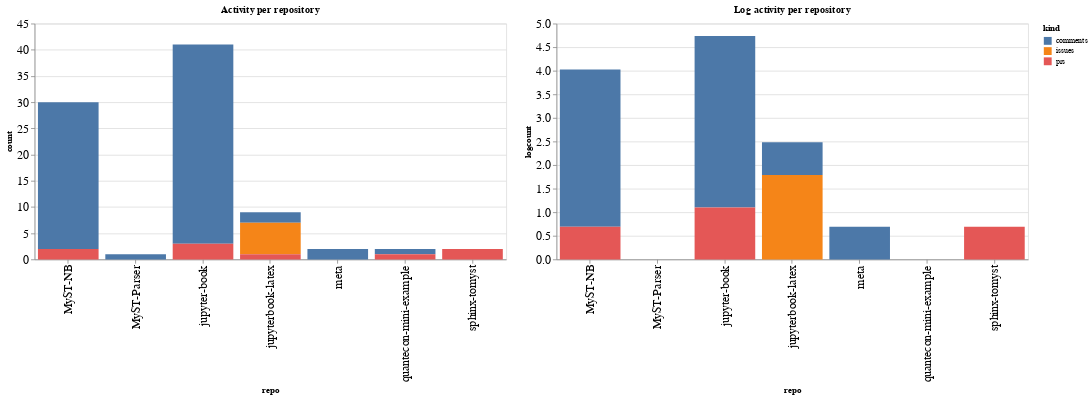

The cell this chart's notebook holds for it:
### Code cell
ch1 = alt.Chart(repo_summaries, width=600, title="Activity per repository").mark_bar().encode(
    x='repo',
    y='count',
    color='kind',
    tooltip="kind"
)

ch2 = alt.Chart(repo_summaries, width=600, title="Log activity per repository").mark_bar().encode(
    x='repo',
    y='logcount',
    color='kind',
    tooltip="kind"
)

ch1 | ch2

### Figure 1 — Vega-Lite specification as saved in the notebook (floating-point values rounded to 4 significant figures)
{"config": {"axisLeft": {"labelFontSize": 15}, "axisBottom": {"labelFontSize": 15}}, "hconcat": [{"mark": "bar", "encoding": {"color": {"type": "nominal", "field": "kind"}, "tooltip": {"type": "nominal", "field": "kind"}, "x": {"type": "nominal", "field": "repo"}, "y": {"type": "quantitative", "field": "count"}}, "title": "Activity per repository", "width": 600}, {"mark": "bar", "encoding": {"color": {"type": "nominal", "field": "kind"}, "tooltip": {"type": "nominal", "field": "kind"}, "x": {"type": "nominal", "field": "repo"}, "y": {"type": "quantitative", "field": "logcount"}}, "title": "Log activity per repository", "width": 600}], "data": {"name": "data-4c3fb42a691b5fa8cbbb52289be87f7b"}, "$schema": "https://vega.github.io/schema/vega-lite/v4.8.1.json", "datasets": {"data-4c3fb42a691b5fa8cbbb52289be87f7b": [{"repo": "MyST-NB", "kind": "comments", "count": 28, "logcount": 3.332}, {"repo": "MyST-NB", "kind": "prs", "count": 2, "logcount": 0.6931}, {"repo": "MyST-Parser", "kind": "comments", "count": 1, "logcount": 0.0}, {"repo": "jupyter-book", "kind": "comments", "count": 38, "logcount": 3.638}, {"repo": "jupyter-book", "kind": "prs", "count": 3, "logcount": 1.099}, {"repo": "jupyterbook-latex", "kind": "comments", "count": 2, "logcount": 0.6931}, {"repo": "jupyterbook-latex", "kind": "issues", "count": 6, "logcount": 1.792}, {"repo": "jupyterbook-latex", "kind": "prs", "count": 1, "logcount": 0.0}, {"repo": "meta", "kind": "comments", "count": 2, "logcount": 0.6931}, {"repo": "quantecon-mini-example", "kind": "comments", "count": 1, "logcount": 0.0}, {"repo": "quantecon-mini-example", "kind": "prs", "count": 1, "logcount": 0.0}, {"repo": "sphinx-tomyst", "kind": "prs", "count": 2, "logcount": 0.6931}]}}
